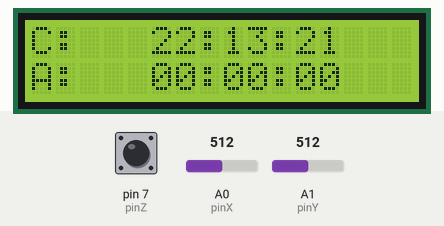
This sketch was run on a simulated Arduino Uno, built with avr-gcc and run on an emulated ATmega328P. Parts: 16×2 character LCD. Inputs (shaded band) come from the test bench; at power-on: pin 7 (pinZ) HIGH, A0 (pinX) = 512, A1 (pinY) = 512. EEPROM starts erased.

Above: at 1.2 s.
1.3 s: pin 7 (pinZ) pulled LOW for 0.15 s
At 2.6 s:
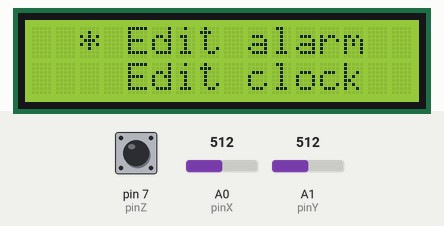
2.9 s: A0 (pinX) set to 785
4.4 s: A0 (pinX) set to 817
At 5.5 s:
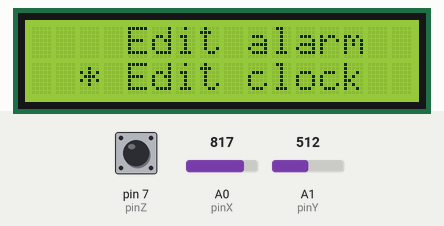
6.0 s: pin 7 (pinZ) pulled LOW for 1 s
At 7.3 s:
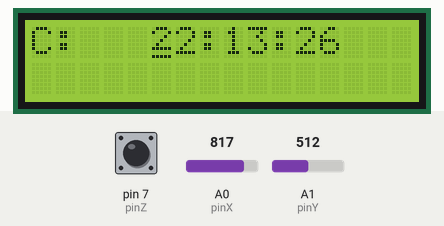
8.5 s: pin 7 (pinZ) pulled LOW for 0.15 s
At 9.2 s:
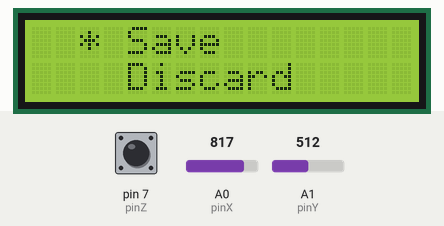
10.1 s: A1 (pinY) set to 789
11.6 s: A1 (pinY) set to 809
At 12.9 s:
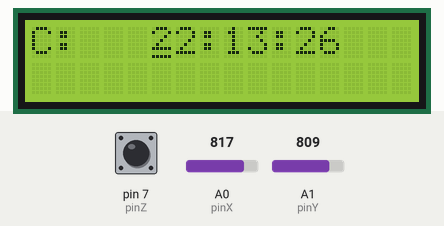
Timing chart, 0 to 14.2 s (numbered marks = the images above; inputs shaded):
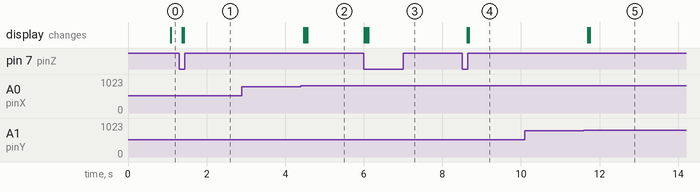

The sketch:

main.ino
```cpp
// /*
//   * Autores:
//   * Estefane de Lima dos Santos
//   * Kauane dos Santos Vieira
//   *
// */

// bibliotecas do FreeRTOS
#include <Arduino_FreeRTOS.h>
#include <semphr.h>

#include <Wire.h>
#include <RTClib.h>

// bibliotecas internas
#include "Relogio.h"
#include "Alarme.h"
#include "JoyStick.h"
#include "Menu.h"
#include "MaquinaEstados.h"
#include "Buzzer.h"
#include "Configuracao.h"

// bibliotecas externas
#include <LiquidCrystal.h>
#include <EEPROM.h>

// variáveis de controle da máquina de estados
volatile Estados estadoAtual = TELA_INICIAL;
volatile Estados proximoEstado = TELA_INICIAL;

// configuração do display LCD
LiquidCrystal lcd(12, 11, 5, 4, 3, 2);

// instanciação dos componentes
Relogio relogio;
Alarme alarme;
JoyStick joystick;
Menu menu;
Buzzer buzzer;
Configuracao configuracao;

// mutexes
SemaphoreHandle_t xMutexLCD;
SemaphoreHandle_t xMutexEstado;
SemaphoreHandle_t xMutexMovimentos;

void TaskRelogio(void *pvParameters);
void TaskJoystick(void *pvParameters);
void TaskMaquinaEstados(void *pvParameters);

void setup() {
  Serial.begin(9600);

  int numeroDoLog = EEPROM.read(10);
  numeroDoLog++;
  EEPROM.write(10, numeroDoLog);

  relogio.converterHorarioString(__TIME__);

  pinMode(7, INPUT_PULLUP);
  pinMode(A0, INPUT);
  pinMode(A1, INPUT);

  lcd.begin(16, 2);

  xMutexLCD = xSemaphoreCreateMutex();
  xMutexEstado = xSemaphoreCreateMutex();
  xMutexMovimentos = xSemaphoreCreateMutex();

  if (xMutexLCD != NULL && xMutexEstado != NULL) {
    // criação das tarefas
    // relógio --> maior prioridade (atualiza tempo e monitora alarme)
    xTaskCreate(TaskRelogio, "Relogio", 128, NULL, 3, NULL);

    // joystick --> prioridade média (lê entradas do usuário)
    xTaskCreate(TaskJoystick, "Joystick", 128, NULL, 2, NULL);

    // maquina estados --> menor prioridade (exibe valores de acordo com o estado atual) e permite configuração de alarme/relógio
    xTaskCreate(TaskMaquinaEstados, "MaquinaEstados", 128, NULL, 1, NULL);
  }
}

void loop() {}

void TaskRelogio(void *pvParameters) {
  // ultimo instante em que a tarefa saiu do estado bloqueado
  TickType_t xLastWakeTime = xTaskGetTickCount();
  // frequencia, de ticks para ms, para a tarefa ser acordada
  const TickType_t xFrequencia = pdMS_TO_TICKS(1000); // 1s

  for (;;) {
    // Aguarda 1000ms e executa o método de contar tempo sempre com a mesma periodicidade
    vTaskDelayUntil(&xLastWakeTime, xFrequencia);

    relogio.contarTempo();
  }
}

void TaskJoystick(void *pvParameters) {
  const TickType_t xDelay = pdMS_TO_TICKS(30); // varre joystick a cada 30ms

  for (;;) {
    // solicita mutex para acessar o vetor de movimentos
    if (xSemaphoreTake(xMutexMovimentos, portMAX_DELAY) == pdTRUE) {
      joystick.lerBotaoJoyStick();
      joystick.lerJoyStickEixoY();
      joystick.lerJoyStickEixoX();

      // entrega mutex depois que varreu o joystick
      xSemaphoreGive(xMutexMovimentos);
    }

    // executa a task a cada 30ms, mas pode gerar atrasos
    vTaskDelay(xDelay);
  }
}

void TaskMaquinaEstados(void *pvParameters) {
  const TickType_t xDelay = pdMS_TO_TICKS(50); // Atualiza tela a cada 50ms

  for (;;) {
    // protege o acesso ao LCD e às transições de estado
    // solicita mutex, passa o tempo máximo de espera (portMAX_DELAY) e verifica se o recurso foi obtido (pdTrue)
    if (xSemaphoreTake(xMutexLCD, portMAX_DELAY) == pdTRUE) {
      // mesmo procedimento para MutexEstado
      if (xSemaphoreTake(xMutexEstado, portMAX_DELAY) == pdTRUE) {

        switch (estadoAtual) {
          case TELA_INICIAL:
            if (xMutexMovimentos != NULL && xSemaphoreTake(xMutexMovimentos, portMAX_DELAY) == pdTRUE) {
              if (joystick.movimentos[4]) {
                proximoEstado = MENU;
                estadoAtual = LIMPA_TELA;
              }

              joystick.resetaMovimentos();
              xSemaphoreGive(xMutexMovimentos);
            }

            if(estadoAtual == TELA_INICIAL){
              relogio.exibirRelogio();
              alarme.exibirAlarme(1);

            }

            break;

          case MENU:
            menu.analisaMovimentos(TELA_INICIAL, CONFIGURACAO, MENU);
            menu.exibirMenu("Edit alarm", "Edit clock");
            break;

          case CONFIGURACAO:
            configuracao.analisaMovimentos();
            configuracao.exibirConfiguracao(0);
            break;

          case CONFIRMAR_CONFIGURACAO:
            menu.analisaMovimentos(CONFIGURACAO, TELA_INICIAL, CONFIRMAR_CONFIGURACAO);
            menu.exibirMenu("Save", "Discard");
            break;

          case LIMPA_TELA:
            lcd.clear();
            estadoAtual = proximoEstado;
            break;

          case ALARME:
            buzzer.tocarAlarme();
            buzzer.exibirMensagem();
            buzzer.analisaMovimentos();
            break;
        }

        // libera mutex de estado ao sair do switch
        xSemaphoreGive(xMutexEstado);
      }

      // libera mutex do LCD
      xSemaphoreGive(xMutexLCD);
    }

    // começa a contar o tempo de bloqueio da tarefa
    vTaskDelay(xDelay);
  }
}
```

Alarme.cpp
```cpp
#include "Alarme.h"

#include <LiquidCrystal.h>

extern LiquidCrystal lcd;

Alarme::Alarme(){}

void Alarme::exibirAlarme(int linha){
  // exibe alarme com o tipo de objeto no início da linha e o valor do alarme atual
  lcd.setCursor(0, linha);
  lcd.print("A:");

  lcd.setCursor(5, linha);

  lcd.print(alarme);
}
```

Alarme.h
```cpp
#include <Arduino.h>

class Alarme{
  // atributos
  private:
    int bufferDigito;

  public:
    String alarme = "00:00:00";

    // métodos
    Alarme();

    void exibirAlarme(int linha);
};
```

Buzzer.cpp
```cpp
#include "Buzzer.h"

#include "Alarme.h"
#include "Relogio.h"
#include "MaquinaEstados.h"
#include "joystick.h"

#include <LiquidCrystal.h>

#include <Arduino_FreeRTOS.h>
#include <semphr.h>

// componentes importados por referência
extern LiquidCrystal lcd;
extern Estados estadoAtual;
extern Estados proximoEstado;
extern Alarme alarme;
extern Relogio relogio;
extern JoyStick joystick;

Buzzer::Buzzer(){}

extern SemaphoreHandle_t xMutexEstado;
extern SemaphoreHandle_t xMutexMovimentos;

void Buzzer::monitorarAlarme(void) {
  // verifica se o horário do relógio bateu com o do alarme
  if (relogio.horario == alarme.alarme) {

    // solicita acesso exclusivo às variáveis de estado antes de modificá-las
    if (xMutexEstado != NULL && xSemaphoreTake(xMutexEstado, portMAX_DELAY) == pdTRUE) {
      estadoAtual = LIMPA_TELA;
      proximoEstado = ALARME;

      xSemaphoreGive(xMutexEstado);
    }
  }
}

void Buzzer::tocarAlarme(void){
  // durante 300ms
  if(millis() - tempoSom < 300){
    // aciona o buzzer na frequência 500hz
    tone(pinBuzzer, 500);
  // durante 300ms
  } else if(millis() - tempoSom < 600){
    // mantenha o buzzer desligado
    noTone(pinBuzzer);
  } else {
    // atualiza o tempo depois de intercalar entre ligar e desligar o buzzer
    tempoSom = millis();
  }

}

void Buzzer::exibirMensagem(void){
  // durate 400ms
  if(millis() - tempoPiscaTela < 400){
    // mantenha o display desligado
    lcd.clear();

    // e depois por 400ms
  } else if(millis() -  tempoPiscaTela < 800){
    // exiba o horário atual do relógio
    lcd.setCursor(4, 0);
    lcd.print(relogio.horario);

  // após alternar entre exibir e desligar a tela
  } else {
    // atualiza o tempo que controla o efeito de piscar
    tempoPiscaTela = millis();
  }
}

void Buzzer::analisaMovimentos(void){
  // se o botão do joystick foi acionado enquanto o alarme está ligado
  if (xMutexMovimentos != NULL && xSemaphoreTake(xMutexMovimentos, portMAX_DELAY) == pdTRUE) {
    if(joystick.movimentos[4]){
      // limpa a tela, volta para a tela inicial e desliga o alarme (buzzer)
      estadoAtual = LIMPA_TELA;
      proximoEstado = TELA_INICIAL;
      noTone(pinBuzzer);
    }

    // reseta todos os movimentos detectados do joystick para evitar interferência
    joystick.resetaMovimentos();
    xSemaphoreGive(xMutexMovimentos);
  }
}
```

Buzzer.h
```cpp
#include <Arduino.h>

class Buzzer{
  // atributos
  private:
    int pinBuzzer = 6;
    unsigned long tempoSom = 0;
    unsigned long tempoPiscaTela = 0;
    int contador = 0;

  public:

    // métodos
    Buzzer();

    void monitorarAlarme(void);
    void tocarAlarme(void);
    void exibirMensagem(void);
    void analisaMovimentos(void);
};
```

JoyStick.cpp
```cpp
#include "JoyStick.h"

JoyStick::JoyStick(){}

void JoyStick::lerJoyStickEixoY(){
  // lê o valor do pino conectado ao eixo y do joystick
  valorYAtual = analogRead(pinY);

  // se tiver acontecido movimento para a esquerda ou para a direita, atualiza vetor de movimentos
  if(valorYAtual > 800 && valorYAnterior < 800){
    movimentos[2] = 1;

  } else if(valorYAtual < 200 && valorYAnterior > 200){
    movimentos[3] = 1;
  }

  valorYAnterior = valorYAtual;
}

void JoyStick::resetaMovimentos(){
  // retorna todos os valores do vetor de movimentos para zero
  for(int i = 0; i < 5; i++){
    movimentos[i] = 0;
  }
}

void JoyStick::lerJoyStickEixoX(){
  // lê o valor do pino conectado ao eixo x do joystick
  valorXAtual = analogRead(pinX);

  // se tiver acontecido movimento para baixo ou para cima, atualiza vetor de movimentos
  if(valorXAtual > 800 && valorXAnterior < 800){
    movimentos[1] = 1;

  } else if(valorXAtual < 200 && valorXAnterior > 200){
    movimentos[0] = 1;

  }

  valorXAnterior = valorXAtual;
}

void JoyStick::lerBotaoJoyStick(){
    debouncing++;

    // a cada 60ms
    if(debouncing == 2){
      debouncing = 0;
      // lê o valor do pino conectado ao botão do joystick
      valorZAtual = !digitalRead(pinZ);

      // se o botão tiver sido pressionado
      if(valorZAnterior != valorZAtual && valorZAtual == 1){
        // atualiza vetor de movimentos
        movimentos[4] = 1;
      }

      valorZAnterior = valorZAtual;

    }

}
```

JoyStick.h
```cpp
#include <Arduino.h>
// #include "Relogio.h"

class JoyStick{
  // atributos
  private:
    int pinX = A0;
    int pinY = A1;
    int pinZ = 7;

    int debouncing = 0;

  public:
    int valorXAtual;
    int valorYAtual;
    int valorZAtual = 0;

    int valorXAnterior = 433;
    int valorYAnterior = 433;
    int valorZAnterior = 0;

    int movimentos[5] = {0, 0, 0, 0, 0}; // cima, baixo, esquerda, direita, botao

    // métodos
    JoyStick();

    void lerBotaoJoyStick(void);
    void lerJoyStickEixoY(void);
    void lerJoyStickEixoX(void);
    void resetaMovimentos(void);
};
```

MaquinaEstados.h
```cpp
#ifndef MAQUINA_ESTADOS_H
#define MAQUINA_ESTADOS_H

// estados disponíveis na máquina de estados principal
enum Estados {TELA_INICIAL, MENU, ALARME, LIMPA_TELA, CONFIRMAR_CONFIGURACAO, CONFIGURACAO};

#endif
```

Menu.cpp
```cpp
// bibliotecas importadas
#include "Menu.h"
#include "JoyStick.h"
#include "Alarme.h"
#include "Relogio.h"
#include "Configuracao.h"

#include <Arduino_FreeRTOS.h>
#include <semphr.h>

#include <LiquidCrystal.h>
#include "MaquinaEstados.h"

// componentes importados por referência
extern LiquidCrystal lcd;
extern Estados estadoAtual;
extern Estados proximoEstado;
extern JoyStick joystick;
extern Alarme alarme;
extern Relogio relogio;
extern Configuracao configuracao;

extern SemaphoreHandle_t xMutexMovimentos;

Menu::Menu(){}

void Menu::exibirMenu(String opcao1, String opcao2){
  // exibe a primeira opção do menu na primeira linha
  lcd.setCursor(4, 0);
  lcd.print(opcao1);

  // exibe a segunda opção do menu na segunda linha
  lcd.setCursor(4, 1);
  lcd.print(opcao2);

  // exibe seletor do menu (*) de acordo com a opção atual selecionada pelo usuário
  lcd.setCursor(2, opcaoAtual);
  lcd.print("*");
}

void Menu::analisaMovimentos(Estados estadoAnterior, Estados estadoPosterior, Estados estadoCorrente){
  if (xMutexMovimentos != NULL && xSemaphoreTake(xMutexMovimentos, portMAX_DELAY) == pdTRUE) {
    // se o botão do joystick foi acionado
    if(joystick.movimentos[4]){
      // limpa a tela e vai para o estado correspondente à posição selecionada
      proximoEstado = estadoPosterior;
      estadoAtual = LIMPA_TELA;

      // se o próximo estado for a configuração
      if(estadoPosterior == CONFIGURACAO){
        // identifica qual objeto foi escolhido para ser configurado e atualiza o componente de configuração
        if(opcaoAtual){
          configuracao.objetoModificado = relogio.horario;
          configuracao.tipoObjetoModificado = "C";
        } else {
          configuracao.objetoModificado = alarme.alarme;
          configuracao.tipoObjetoModificado = "A";
        }

        configuracao.posicaoCursor = 0;
      // se o próximo estado for a tela inicial e o menu atual for da confirmação da configuração realizada
      } else {
        // verifica se o usuário selecionou a opção salvar, altera o valor do objeto original com o valor do objeto modificado (relógio ou alarme)
        if(!opcaoAtual){
          if(configuracao.tipoObjetoModificado == "C"){
            relogio.converterHorarioString(configuracao.objetoModificado);
          } else {
            alarme.alarme = configuracao.objetoModificado;
          }
        }
      }

      // reseta a opção atual do menu ao trocar de estado
      opcaoAtual = 0;

    // se o joystick foi movimentado para cima
    } else if(joystick.movimentos[0]){
      // e a opção atual era 1
      if(opcaoAtual){
        // decrementa a opção atual, limpa a tela e permanece no mesmo estado
        opcaoAtual = 0;
        estadoAtual = LIMPA_TELA;
        proximoEstado = estadoCorrente;
      }

    // se o joystick foi movimentado para baixo
    } else if(joystick.movimentos[1]){
      // e a opção atual era 0
      if(!opcaoAtual){
        // incrementa a opção atual, limpa a tela e permanece no mesmo estado
        opcaoAtual = 1;
        estadoAtual = LIMPA_TELA;
        proximoEstado = estadoCorrente;
      }

    // se o joystick foi movimentado para a esquerda
    } else if(joystick.movimentos[2]){
      // limpa a tela e volta para o estado anterior
      estadoAtual = LIMPA_TELA;
      proximoEstado = estadoAnterior;

      // reseta a opção atual do menu ao trocar de estado
      opcaoAtual = 0;
    }

    // reseta os movimentos do joystick para evitar interferências
    joystick.resetaMovimentos();
    xSemaphoreGive(xMutexMovimentos);
  }
}
```

Menu.h
```cpp
#include <Arduino.h>
#include "MaquinaEstados.h"

class Menu{
  // atributo
  public:
    int opcaoAtual = 0;

    // métodos
    Menu();

    void exibirMenu(String opcao1, String opcao2);
    void analisaMovimentos(Estados estadoAnterior, Estados estadoPosterior, Estados estadoCorrente);
};
```

Relogio.cpp
```cpp
// bibliotecas importadas
#include "Relogio.h"
#include "Buzzer.h"
#include <LiquidCrystal.h>

// componentes externos importados por referência
extern LiquidCrystal lcd;
extern Buzzer buzzer;

Relogio::Relogio(){}

void Relogio::contarTempo(void){
  // incrementa segundo
  segundo++;

  if(segundo == 60){
    // atualiza o minuto
    minuto++;
    segundo = 0;

    // a cada 60 minutos
    if(minuto == 60){
      // atualiza a hora
      hora++;
      minuto = 0;

      if(hora == 24){
          hora = 0;
      }
    }

  }

  // atualiza o horário e verifica se o relógio e o alarme coincidem
  atualizarHorario();
  buzzer.monitorarAlarme();
}

void Relogio::atualizarHorario(void){
  // limpa horário atual
  horario = "";

  // para todos os dígitos menores do que 10, adiciona 0 à esquerda e concatena com a nova string do horário, separando os componentes do relógio com ":"
  if(hora < 10){
    horario.concat('0');
  }

  horario.concat(String(hora) + ":");

  if(minuto < 10){
    horario.concat('0');
  }

  horario.concat(String(minuto) + ":");

  if(segundo < 10){
    horario.concat('0');
  }

  horario.concat(String(segundo));

}

void Relogio::exibirRelogio(){
  // exibe relógio com o tipo do objeto no canto da primeira linha e o valor do horário atual no meio da tela
  lcd.setCursor(0, 0);
  lcd.print("C:");
  lcd.setCursor(5, 0);
  lcd.print(horario);
}

void Relogio::converterHorarioString(String time){
  // ajusta as variáveis do relógio que são atualizadas quando o relógio é inicializado e/ou configurado com um novo horário
  horario = time;
  buffer = horario.substring(0, 2);
  hora = buffer.toInt();

  buffer = horario.substring(3, 5);
  minuto = buffer.toInt();

  buffer = horario.substring(6, 8);
  segundo = buffer.toInt();
}
```

Relogio.h
```cpp
#include <Arduino.h>

class Relogio{
  // atributos
  private:
    int hora;
    int minuto;
    int segundo;
    String buffer;

  public:
    String horario;
    int contador = 0;

    Relogio();

    // métodos
    void atualizarHorario(void);
    void contarTempo(void);
    void exibirRelogio(void);
    void converterHorarioString(String time);
};
```

Configuracao.h
```cpp
#include <Arduino.h>


class Configuracao{
  // atributos
  private:
    int bufferDigito;
    const byte numerosSublinhados[10][8] = {
      { 0x0E, 0x11, 0x11, 0x11, 0x11, 0x0E, 0x00, 0x1F }, // 0
      { 0x04, 0x0C, 0x04, 0x04, 0x04, 0x0E, 0x00, 0x1F }, // 1
      { 0x0E, 0x11, 0x02, 0x04, 0x08, 0x1F, 0x00, 0x1F }, // 2
      { 0x1F, 0x02, 0x04, 0x02, 0x11, 0x0E, 0x00, 0x1F }, // 3
      { 0x04, 0x0C, 0x14, 0x1F, 0x04, 0x04, 0x00, 0x1F }, // 4
      { 0x1F, 0x10, 0x1E, 0x01, 0x11, 0x0E, 0x00, 0x1F }, // 5
      { 0x0E, 0x10, 0x1E, 0x11, 0x11, 0x0E, 0x00, 0x1F }, // 6
      { 0x1F, 0x01, 0x02, 0x04, 0x08, 0x08, 0x00, 0x1F }, // 7
      { 0x0E, 0x11, 0x0E, 0x11, 0x11, 0x0E, 0x00, 0x1F }, // 8
      { 0x0E, 0x11, 0x0F, 0x01, 0x02, 0x0C, 0x00, 0x1F }  // 9
    };

  public:
    // métodos
    String objetoModificado;
    String tipoObjetoModificado;
    int posicaoCursor = 0;

    Configuracao();

    void exibirConfiguracao(int linha);
    void analisaMovimentos(void);
    void confirmarConfiguracao(void);
};
```

Source omitted: Configuracao.cpp (5371 bytes)

Measured:
- the behaviour switches between 800 and 801 on A0 (pinX) (found by bisection; images 1 and 2)
- the behaviour switches between 800 and 801 on A1 (pinY) (found by bisection; images 4 and 5)
- after the input at 1.3 s, the display: first changes after 0.08 s (image 1 shows a later state)
- after the input at 2.9 s, every drawn part: stays the same
- after the input at 4.4 s, the display: first changes after 0.07 s (image 2 shows a later state)
- after the input at 6.0 s, the display: first changes at once (image 3 shows a later state)
- after the input at 8.5 s, the display: first changes after 0.13 s (image 4 shows a later state)
- after the input at 10.1 s, every drawn part: stays the same
- after the input at 11.6 s, the display: first changes after 0.10 s (image 5 shows a later state)
